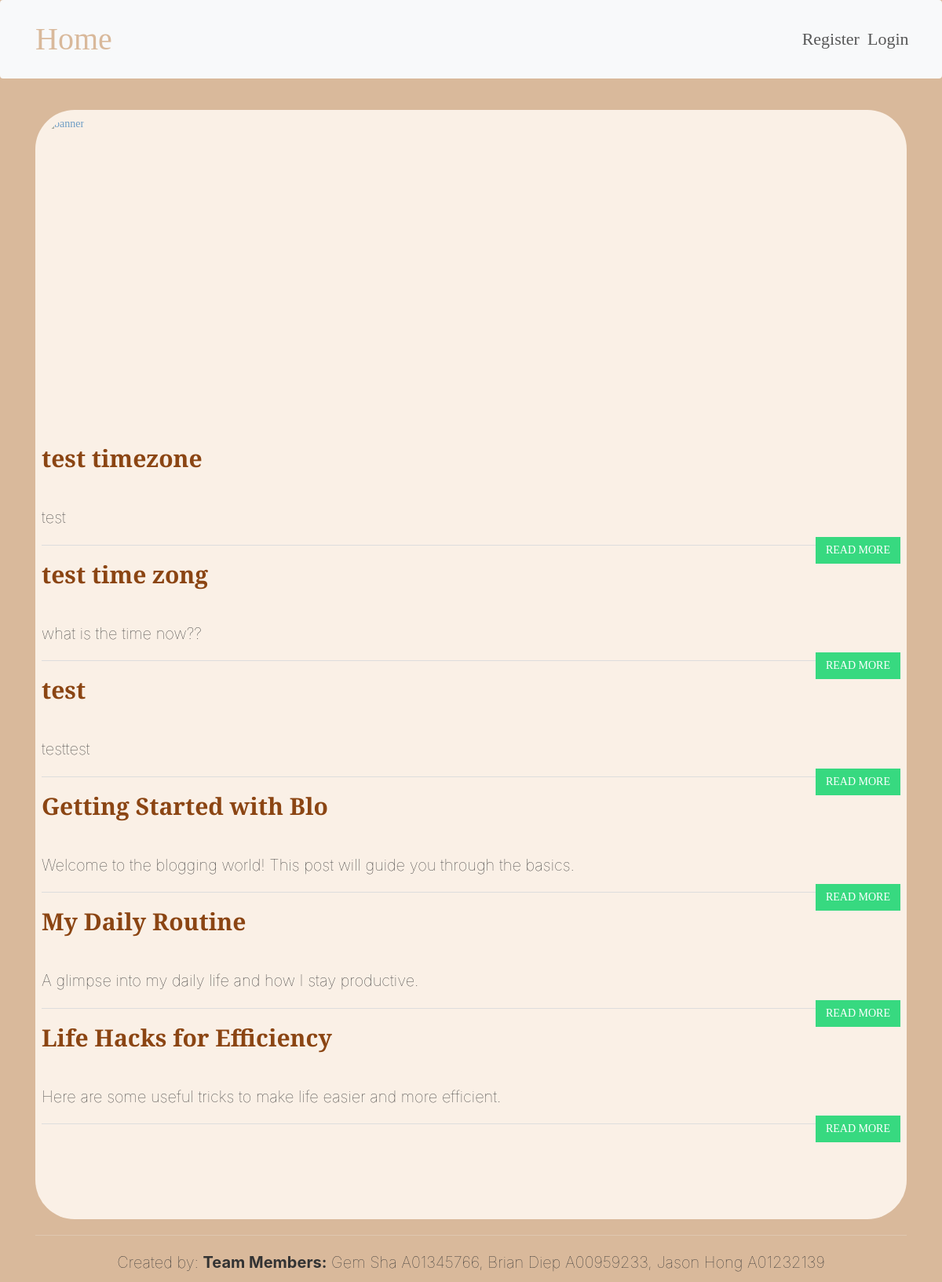
The page / on the database its author committed.
### tables this page shows
CREATE TABLE Articles (
        ArticleId INTEGER PRIMARY KEY AUTOINCREMENT,
        Title TEXT NOT NULL,
        Body TEXT NOT NULL,
        CreatDate DATETIME DEFAULT CURRENT_TIMESTAMP,
        StartDate DATE,
        EndDate DATE,
        ContributorUsername TEXT NOT NULL
    );

### index.php (the view, shortened to what this page needs)
<?php if (isset($_SESSION['username'])): ?>
    <?php include("./inc_header.php"); ?>
<?php else: ?>
    <?php include("./inc_header_before_login.php"); ?>
<?php endif; ?>
<?php include("./seed.php") ?>
<div class="container" id="mainContainer">
    <section class="header-nav-wrap content has-banner has-avatar avatar-style-circle has-title has-description has-nav">
        <header id="header" class="blog-header" role="banner">
            <figure id="header-banner" class="header-image-wrapper header-module">
                <a href="/" class="header-image cover loaded imgLiquid_bgSize imgLiquid_ready">
                    <img src="/images/bg3.jpeg" alt="banner">
                </a>
            </figure>
            <div>
                <?php
                if ($db !== FALSE) {
                    $SQLstring = "
                        SELECT
                            a.ArticleId,
                            a.Title,
                            a.Body,
                            a.CreatDate,
                            a.ContributorUsername,
                            u.firstName || ' ' || u.lastName AS authorName
                        FROM Articles a
                        LEFT JOIN Users u ON a.ContributorUsername = u.username
                        ORDER BY a.CreatDate DESC
                    ";
                    $QueryResult = $db->query($SQLstring);
                    if ($QueryResult) {
                        while ($row = $QueryResult->fetchArray(SQLITE3_ASSOC)) {
                            $snippet = substr($row['Body'], 0, 150);
                ?>
                            <div class="blogShort">
                                <h1><?php echo htmlspecialchars($row['Title']); ?></h1>
                                <br>
                                <article>
                                    <p>
                                        <?php
                                        echo htmlspecialchars($snippet) . (strlen($row['Body']) > 150 ? "..." : "");
                                        ?>
                                    </p>
                                </article>
                                <?php if (isset($_SESSION['username'])): ?>
                                    <a class="btn btn-blog pull-right marginBottom10"
                                       href="/crud/display/display.php?id=<?php echo urlencode($row['ArticleId']); ?>">
                                        READ MORE
                                    </a>
                                <?php else: ?>
                                    <a class="btn btn-blog pull-right marginBottom10"
                                       href="/login/login.php?redirect=<?php echo urlencode('/crud/display/display.php?id=' . $row['ArticleId']); ?>">
                                        READ MORE
                                    </a>
                                <?php endif; ?>
                            </div>
                <?php
                        }
                        echo '<div class="col-md-12 gap10"></div>';
                    } else {
                        echo "<p class='alert alert-danger'>Error: Unable to fetch article data.</p>";
                    }
                }
                ?>
            </div>
        </header>
    </section>
</div>
<?php include("./inc_footer.php"); ?>

### landing-css.css (style rules this page uses)
#mainContainer { margin-top: 40px; font-family: "DM Serif Text", serif; }
.header-nav-wrap { background-color: #faf0e6; border-color: #faf0e6; border-radius: 50px; padding: 7px; border-style: solid; border-width: 1px; border-top-color: transparent !important; padding-bottom: 100px; }
.header-module.header-image-wrapper { width: 100%; height: 400px; margin: -1px auto 0 auto; overflow: hidden; border-radius: 50px; opacity: 0.7; }
.header-module.header-image-wrapper img { width: 100%; height: 100%; object-fit: cover; border-radius: 50px; }
.page, .page-wrapper, .container::after { background-color: #39bbdb; }
.blogShort { border-bottom: 1px solid #ddd; padding-bottom: 10px; margin-bottom: 20px; }
.btn-blog { color: #ffffff; background-color: #37d980; border-color: #37d980; border-radius: 0; margin-bottom: 10px; }
body { background-color: #d9b99b; }
h1 { font-family: "DM Serif Text", serif; font-size: 3rem; font-weight: bold; color: #8B4513; padding-bottom: 5px; margin-bottom: 20px; }
p { font-family: 'Inter', sans-serif; font-weight:lighter; font-size: 2rem; }

### rows shown on the page
articles: Title "test timezone", Body "test"
articles: Title "test time zong", Body "what is the time now??"
articles: Title "test", Body "testtest"
articles: Title "Getting Started with Blo", Body "Welcome to the blogging world! This post will guide you through the basics."
articles: Title "My Daily Routine", Body "A glimpse into my daily life and how I stay productive."
articles: Title "Life Hacks for Efficiency", Body "Here are some useful tricks to make life easier and more efficient."
